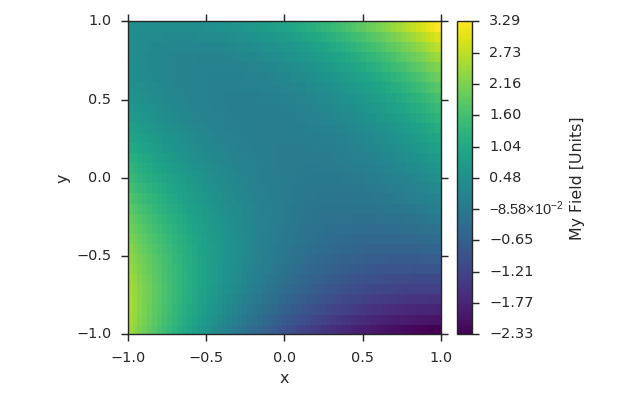

Recreate this plot in Python.
import numpy as np
import viscid
from viscid.plot import vpyplot as vlt
import matplotlib.pyplot as plt


# Make some coordinate arrays. These happen to have uniform grid spacing.
# In most cases, Viscid will notice that and make a uniform coordinates.
# Interpolation / streamline calculation is faster on uniform fields than
# nonuniform (rectilinear) fields.
x = np.linspace(-1, 1, 64)
y = np.linspace(-1, 1, 32)

# create a new field
fld = viscid.empty([x, y], center='cell', name="MyField",
                   pretty_name="My Field [Units]")

# fill the field with data... shaped crds are a lightweight way
# to broadcast to the field's shape
X, Y = fld.get_crds(shaped=True)
fld[...] = X**2 + Y**3 + 2.0 * X * Y - 0.5 * X

plt.figure(figsize=(8, 5))
vlt.plot(fld)
vlt.auto_adjust_subplots()
plt.show()
